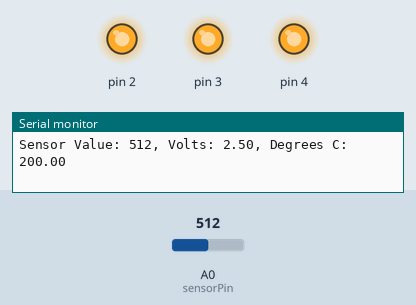
A sketch run on a simulated Arduino Uno, built with avr-gcc and run on an emulated ATmega328P. Parts: output pins drawn as LEDs (lit = HIGH), the last lines printed to the serial monitor. The test bench sets the inputs (shaded band); at power-on: A0 (sensorPin) = 512.

Above: at 1.8 s.
1.9 s: A0 (sensorPin) set to 162
3.4 s: A0 (sensorPin) set to 151
At 5.2 s:
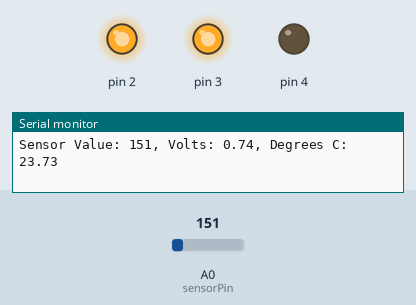
5.5 s: A0 (sensorPin) set to 122
At 6.9 s:
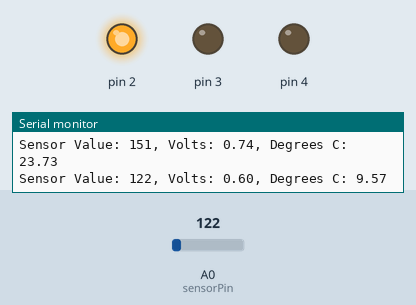
7.5 s: A0 (sensorPin) set to 306
At 8.5 s:
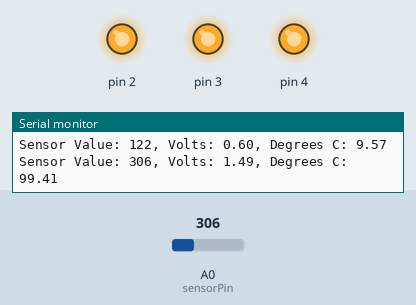
9.5 s: A0 (sensorPin) set to 0
At 11.4 s:
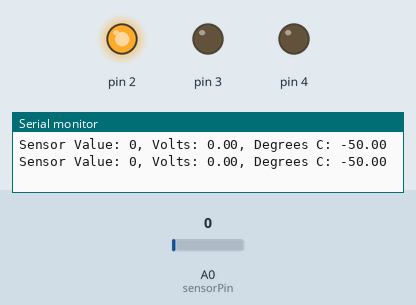
Timing chart, 0 to 12.5 s (numbered marks = the images above; inputs shaded):
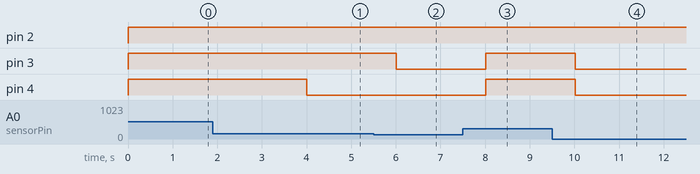

Measured:
- the behaviour switches between 152 and 151 on A0 (sensorPin) (found by bisection; images 0 and 1)
- after the input at 3.4 s, pin 4: HIGH → LOW after 0.61 s
- after the input at 5.5 s, pin 3: HIGH → LOW after 0.51 s
- after the input at 7.5 s, pin 3, pin 4: LOW → HIGH after 0.51 s
- after the input at 9.5 s, pin 3, pin 4: HIGH → LOW after 0.52 s

The sketch:

p3.ino
```cpp
const int sensorPin = A0;                   // Analog input
const float baselineTemp = 20.0;

void setup() {
  Serial.begin(9600);                       // Open a serial port

  for(int pinNumber = 2; pinNumber < 5; pinNumber++) {
    pinMode(pinNumber, OUTPUT);
    digitalWrite(pinNumber, LOW);
  }
}

void loop() {
  int sensorVal = analogRead(sensorPin);    // Variable to store sensor reading
  Serial.print("Sensor Value: ");
  Serial.print(sensorVal);
  float voltage = (sensorVal/1024.0) * 5.0; // Convert the ADC reading to voltage
  Serial.print(", Volts: ");
  Serial.print(voltage);
  Serial.print(", Degrees C: ");
  float temperature = (voltage - .5) * 100; // Convert the voltage to temperature in C
  Serial.println(temperature);

  if(temperature < baselineTemp + 2) {
    digitalWrite(2, HIGH);                  // RED LED 1
    digitalWrite(3, LOW);                   // RED LED 2
    digitalWrite(4, LOW);                   // RED LED 3
  } else if(
    temperature >= baselineTemp + 2 &&
    temperature < baselineTemp + 4) {
    digitalWrite(2, HIGH);                  // RED LED 1
    digitalWrite(3, HIGH);                  // RED LED 2
    digitalWrite(4, LOW);                   // RED LED 3
  } else if(
    temperature >= baselineTemp + 6) {
    digitalWrite(2, HIGH);                   // RED LED 1
    digitalWrite(3, HIGH);                   // RED LED 2
    digitalWrite(4, HIGH);                   // RED LED 3
  }
  delay(1000);
}
```
